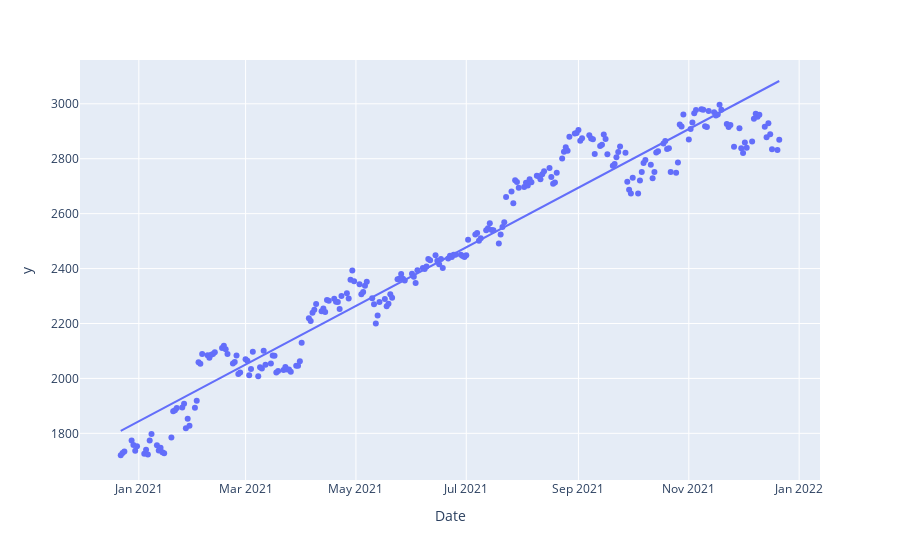

Notebook code for this chart:
### Code cell
fig = pl.scatter(X, x=X.index, y=X, trendline="ols")
fig.show()

### Figure 1 — Plotly figure (JSON) as saved in the notebook; plotly's stock layout.template omitted (floating-point values rounded to 4 significant figures; data arrays with more than 128 entries replaced by an {"elided": "..."} marker saying what was removed)
{"data": [{"hovertemplate": "Date=%{x}<br>y=%{y}<extra></extra>", "legendgroup": "", "marker": {"color": "#636efa", "symbol": "circle"}, "mode": "markers", "name": "", "orientation": "v", "showlegend": false, "type": "scatter", "x": {"elided": "252 str values"}, "xaxis": "x", "y": {"elided": "252 float values"}, "yaxis": "y"}, {"hovertemplate": "<b>OLS trendline</b><br>y = 4.05037e-05 * Date + -63344.7<br>R<sup>2</sup>=0.942529<br><br>Date=%{x}<br>y=%{y} <b>(trend)</b><extra></extra>", "legendgroup": "", "marker": {"color": "#636efa", "symbol": "circle"}, "mode": "lines", "name": "", "showlegend": false, "type": "scatter", "x": {"elided": "252 str values"}, "xaxis": "x", "y": {"elided": "252 float values"}, "yaxis": "y"}], "layout": {"legend": {"tracegroupgap": 0}, "margin": {"t": 60}, "xaxis": {"anchor": "y", "domain": [0, 1], "title": {"text": "Date"}}, "yaxis": {"anchor": "x", "domain": [0, 1], "title": {"text": "y"}}}}
